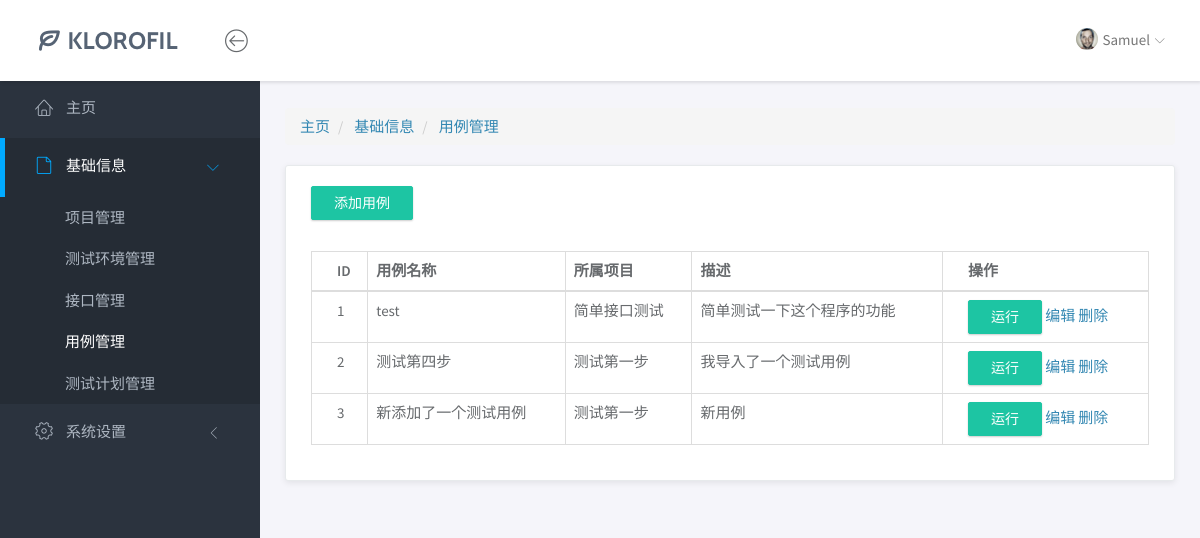
Page /base/case/ on the earlier database version.
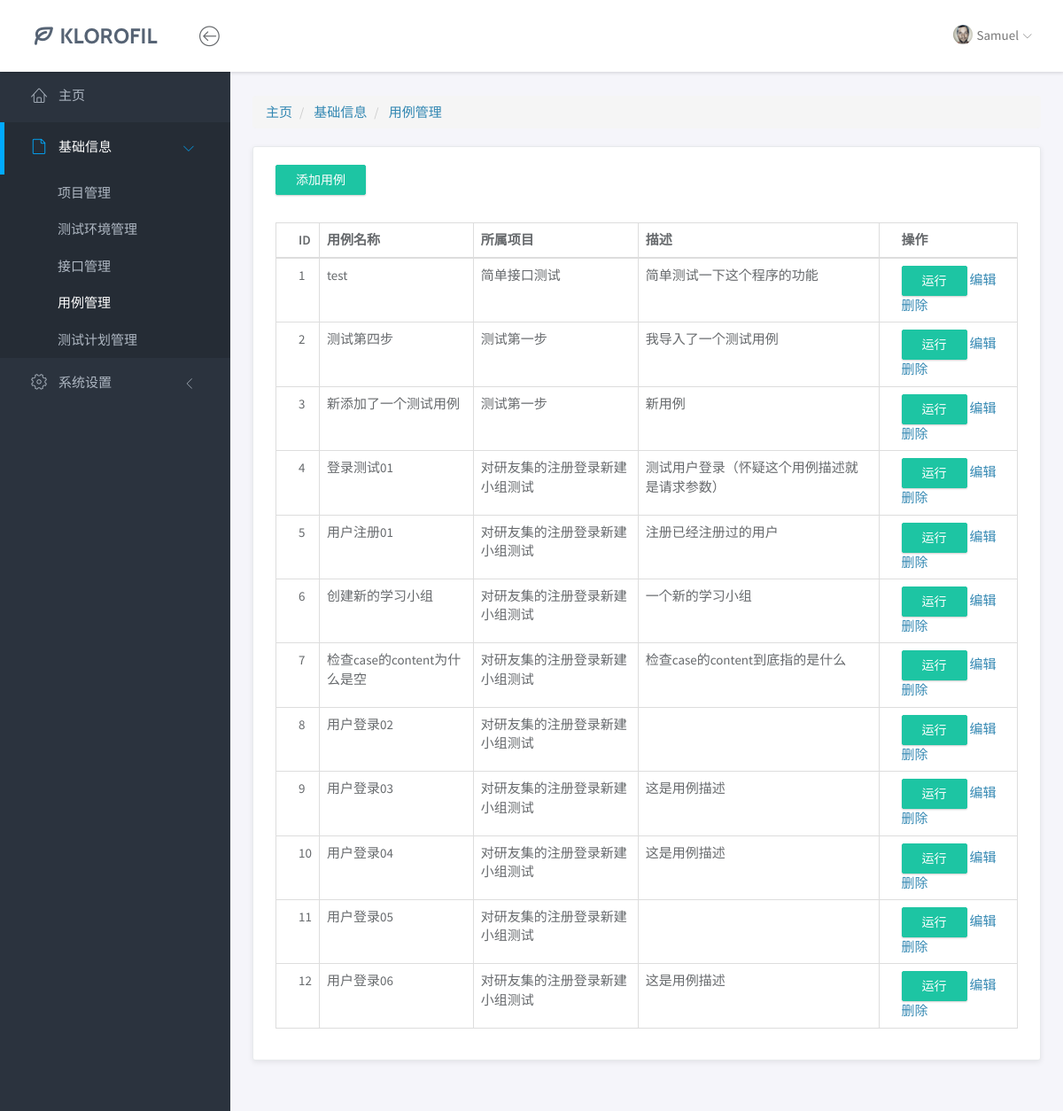
Same page on the later database version.
### base/models.py (models this page shows, shortened)
class Case(models.Model):
    case_id = models.AutoField(primary_key=True, null=False)  # 用例ID
    case_name = models.CharField(max_length=50)               # 用例名称
    project = models.ForeignKey('Project', on_delete=models.CASCADE)  # 所属项目（外键）
    description = models.CharField(max_length=200)           # 用例描述
    content = models.TextField()                             # 用例执行内容（JSON格式）

class Project(models.Model):
    prj_id = models.AutoField(primary_key=True, null=False)   # 项目ID
    prj_name = models.CharField(max_length=50)                # 项目名称
    sign = models.ForeignKey('Sign', on_delete=models.CASCADE)  # 关联的签名信息（外键）
    description = models.CharField(max_length=100)           # 项目描述
    def __str__(self):
        return self.prj_name

### base/views/case_views.py (the view)
# urls.py: path('case/', case_index),
def case_index(request):
    case_list = Case.objects.all()
    return render(request, "base/case/index.html", {"case_list": case_list})

### templates/base/case/index.html (shortened to what this page needs)
{% extends "../../base.html" %}
{% block crumbs %}
<div class="row">
    <div class="col-md-12">
        <ol class="breadcrumb">
            <li>
                <a href="/yqjr/index">主页</a>
            </li>
            <li class="active">
                <a class="this">基础信息</a>
            </li>
            <li class="active">
                <a class="this-page">用例管理</a>
            </li>
        </ol>
    </div>
</div>
{% endblock %}
{% block body %}
<div class="row">
    <div class="col-md-12">
        <div class="panel">
            <div class="panel-heading">
                <a href="/base/case_add/" class="btn btn-primary">添加用例</a>
            </div>
            <div class="panel-body">
                <table class="table table-bordered">
                    <thead>
                    <tr>
                        <th>ID</th>
                        <th>用例名称</th>
                        <th>所属项目</th>
                        <th>描述</th>
                        <th>操作</th>
                    </tr>
                    </thead>
                    <tbody>
                    {% for case in case_list %}
                    <tr>
                        <td>{{ case.case_id }}</td>
                        <td>{{ case.case_name }}</td>
                        <td prj_id="{{ case.project.prj_id }}">{{ case.project }}</td>
                        <td>{{ case.description }}</td>
                        <td>
                            <button class="#runCaseForm btn btn-primary" onclick="debug_button(this);" data-toggle="modal" data-target="#runCaseForm">运行</button>
                            <a href="" class="">编辑</a>
                            <a href="" class="">删除</a>
                        </td>
                    </tr>
                    {% endfor %}
                    </tbody>
                </table>
            </div>
        </div>
    </div>
    {% endblock %}

### templates/base.html (shortened to what this page needs)
<!doctype html>
<html lang="en">
<head>
    <link rel="stylesheet" href="/static/vendor/bootstrap/css/bootstrap.min.css">
    <link rel="stylesheet" href="/static/vendor/font-awesome/css/font-awesome.min.css">
    <link rel="stylesheet" href="/static/vendor/linearicons/style.css">
    <link rel="stylesheet" href="/static/css/main.css">
    <link rel="stylesheet" href="/static/css/demo.css">
</head>
<body>
<div id="wrapper">
    <nav class="navbar navbar-default navbar-fixed-top">
        <div class="brand">
            <a href="index.html"><img src="/static/img/logo-dark.png" alt="Klorofil Logo"
                                      class="img-responsive logo"></a>
        </div>
        <div class="container-fluid">
            <div class="navbar-btn">
                <button type="button" class="btn-toggle-fullwidth"><i class="lnr lnr-arrow-left-circle"></i></button>
            </div>
            <div id="navbar-menu">
                <ul class="nav navbar-nav navbar-right">
                    <li class="dropdown">
                        <a href="#" class="dropdown-toggle" data-toggle="dropdown"><img src="/static/img/user.png"
                                                                                        class="img-circle" alt="Avatar">
                            <span>Samuel</span> <i class="icon-submenu lnr lnr-chevron-down"></i></a>
                    </li>
                </ul>
            </div>
        </div>
    </nav>
    <div id="sidebar-nav" class="sidebar">
        <div class="sidebar-scroll">
            <nav>
                <ul class="nav">
                    <li><a href="/index" class=""><i class="lnr lnr-home"></i> <span>主页</span></a></li>
                    <li>
                        <a href="#baseinfo" data-toggle="collapse" class="collapsed"><i class="lnr lnr-file-empty"></i>
                            <span>基础信息</span> <i class="icon-submenu lnr lnr-chevron-left"></i></a>
                        <div id="baseinfo" class="collapse ">
                            <ul class="nav">
                                <li><a href="/base/project/" class="">项目管理</a></li>
                                <li><a href="/base/env/" class="">测试环境管理</a></li>
                                <li><a href="/base/interface/" class="">接口管理</a></li>
                                <li><a href="/base/case/" class="">用例管理</a></li>
                                <li><a href="/base/plan/" class="">测试计划管理</a></li>
                            </ul>
                        </div>
                    </li>
                    <li>
                        <a href="#system" data-toggle="collapse" class="collapsed"><i class="lnr lnr-cog"></i> <span>系统设置</span>
                            <i class="icon-submenu lnr lnr-chevron-left"></i></a>
                    </li>
                </ul>
            </nav>
        </div>
    </div>
    <div class="main">
        <div class="main-content">
            <div class="container-fluid">
                {% block crumbs %}
                {% endblock %}
                {% block body %}
                {% endblock %}
            </div>
        </div>
    </div>
</div>
</body>
</html>

Differences in the rows shown:
added Case: case_id "4", case_name "登录测试01", project "对研友集的注册登录新建小组测试", description "测试用户登录（怀疑这个用例描述就是请求参数）"
added Case: case_id "5", case_name "用户注册01", project "对研友集的注册登录新建小组测试", description "注册已经注册过的用户"
added Case: case_id "6", case_name "创建新的学习小组", project "对研友集的注册登录新建小组测试", description "一个新的学习小组"
added Case: case_id "7", case_name "检查case的content为什么是空", project "对研友集的注册登录新建小组测试", description "检查case的content到底指的是什么"
added Case: case_id "8", case_name "用户登录02", project "对研友集的注册登录新建小组测试"
added Case: case_id "9", case_name "用户登录03", project "对研友集的注册登录新建小组测试", description "这是用例描述"
added Case: case_id "10", case_name "用户登录04", project "对研友集的注册登录新建小组测试", description "这是用例描述"
added Case: case_id "11", case_name "用户登录05", project "对研友集的注册登录新建小组测试"
added Case: case_id "12", case_name "用户登录06", project "对研友集的注册登录新建小组测试", description "这是用例描述"
